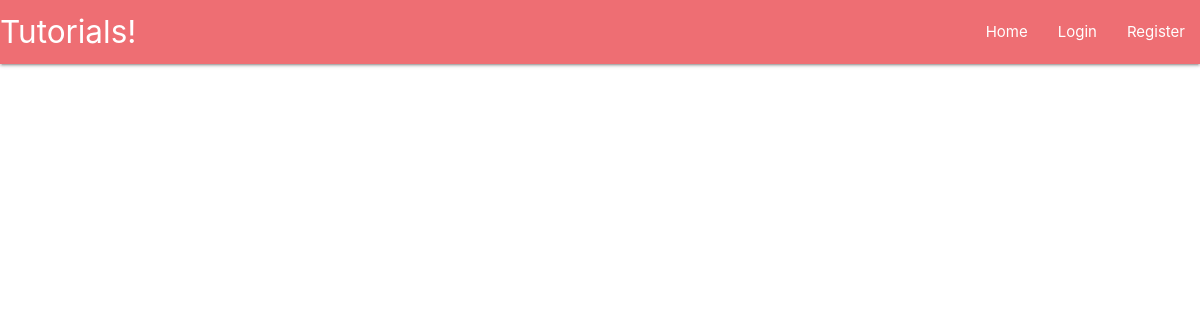
The app's page /, older data.
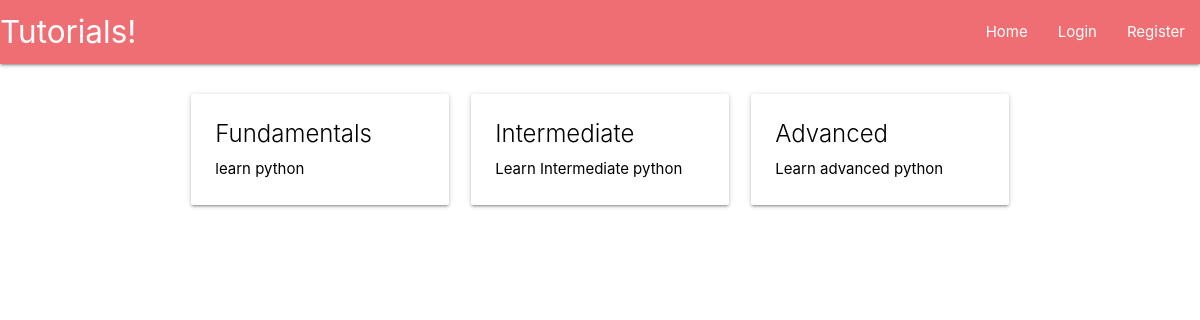
The same page, newer data.
### main/models.py (models this page shows, shortened)
class TutorialCategory(models.Model):
    tutorial_category = models.CharField(max_length=200)
    category_summary = models.CharField(max_length=200)
    category_slug = models.CharField(max_length=200, default=1)
    class Meta:
        verbose_name_plural = "Categories"

### main/views.py (the view)
# urls.py: path('', views.homepage, name='homepage'),
def homepage(request):
	return render(request=request,
				  template_name='main/categories.html',
				  context={'categories': TutorialCategory.objects.all})

### main/templates/main/categories.html
{% extends 'main/header.html' %}
{% block content %}
    <div class="row">
        {% for cat in categories %}
            <div class="col s12 m6 l4">
                <a href="{{cat.category_slug}}", style="color:#000">
                    <div class="card hoverable">
                        <div class="card-content">
                            <div class="card-title">{{cat.tutorial_category}}</div>
                            <p>{{cat.category_summary}}</p>
                        </div>
                    </div>
                </a>
            </div>
        {% endfor %}
    </div>
{% endblock %}

### main/templates/main/header.html (shortened to what this page needs)
{% load static %}
<head>
    <link rel="stylesheet" href="https://cdnjs.cloudflare.com/ajax/libs/materialize/1.0.0/css/materialize.min.css">
</head>
<body>
  {% include 'main/includes/navbar.html' %}
  <div class="container">
    <br>
    {% block content %}
    {% endblock %}
  </div>
</body>

### main/templates/main/includes/navbar.html
<nav>
  <div class="nav-wrapper">
    <a href="/" class="brand-logo">Tutorials!</a>
    <ul id="nav-mobile" class="right hide-on-med-and-down">
      <li><a href="/">Home</a></li>
      {% if user.is_authenticated %}
          <li><a href="/account">{{user.username|title}}</a></li>
          <li><a href="/logout">Logout</a></li>
      {% else %}
          <li><a href="/login">Login</a></li>
          <li><a href="/register">Register</a></li>
      {% endif %}
    </ul>
  </div>
</nav>

Row changes from the older to the newer data that the page shows:
added TutorialCategory: tutorial_category "Fundamentals", category_summary "learn python"
added TutorialCategory: tutorial_category "Intermediate", category_summary "Learn Intermediate python"
added TutorialCategory: tutorial_category "Advanced", category_summary "Learn advanced python"
